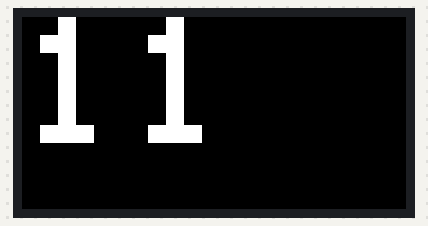
The sketch below on a simulated Arduino Uno, built with avr-gcc and run on an emulated ATmega328P. On the bench: 64×32 colour display.

Above: at 0.1 s.
At 1.2 s:
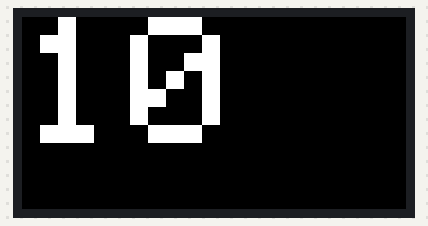
At 2.2 s:
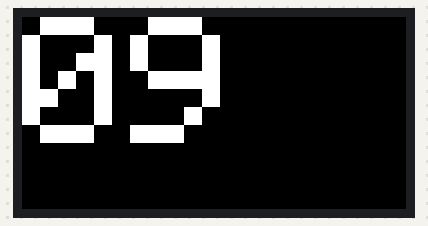
At 5.4 s:
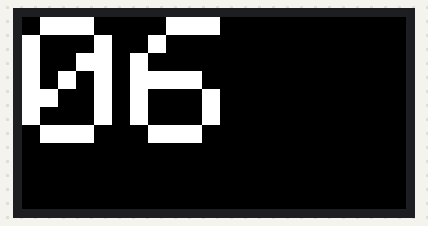
At 8.5 s:
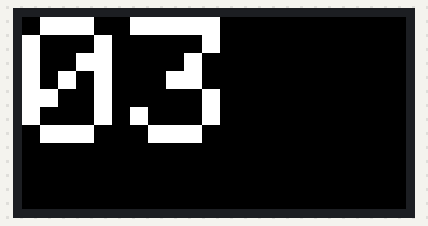
At 11.7 s:
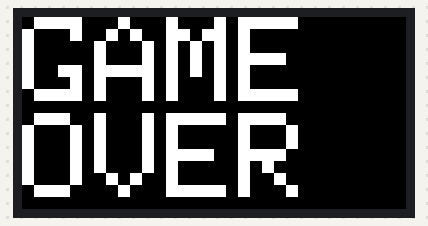

Measured:
- what the display in image 1 shows lasts 1.1 s, from 1.1 s to 2.2 s
- what the display in image 2 shows lasts 1.0 s, from 2.2 s to 3.2 s

The sketch:

screen.ino
```cpp
// testshapes demo for RGBmatrixPanel library.
// Demonstrates the drawing abilities of the RGBmatrixPanel library.
// For 32x64 RGB LED matrix.

// WILL NOT FIT on ARDUINO UNO -- requires a Mega, M0 or M4 board

#include <RGBmatrixPanel.h>

// Most of the signal pins are configurable, but the CLK pin has some
// special constraints.  On 8-bit AVR boards it must be on PORTB...
// Pin 11 works on the Arduino Mega.  On 32-bit SAMD boards it must be
// on the same PORT as the RGB data pins (D2-D7)...
// Pin 8 works on the Adafruit Metro M0 or Arduino Zero,
// Pin A4 works on the Adafruit Metro M4 (if using the Adafruit RGB
// Matrix Shield, cut trace between CLK pads and run a wire to A4).

//#define CLK  8   // USE THIS ON ADAFRUIT METRO M0, etc.
//#define CLK A4 // USE THIS ON METRO M4 (not M0)
#define CLK 11 // USE THIS ON ARDUINO MEGA
#define OE   9
#define LAT 10
#define A   A0
#define B   A1
#define C   A2
#define D   A3

RGBmatrixPanel matrix(A, B, C, D, CLK, LAT, OE, false, 64);

int timeLeft = 11;
bool over = false;

void setup() {

  matrix.begin();

  matrix.setTextSize(3);
  //matrix.setTextColor(matrix.Color333(7, 0, 0));
}

void loop() {
  if (over) return;

  matrix.fillScreen(matrix.Color333(0,0,0));

  matrix.setCursor(0,0);
  if (timeLeft >= 10)
    matrix.print(timeLeft);
  else if (timeLeft >= 1){
    matrix.print(0);
    matrix.print(timeLeft);
  }
  else {
    matrix.setTextSize(2);
    matrix.print("GAME OVER");
    over = true;
  }
  delay(1000);
  timeLeft--;
}


// Input a value 0 to 24 to get a color value.
// The colours are a transition r - g - b - back to r.
uint16_t Wheel(byte WheelPos) {
  if(WheelPos < 8) {
   return matrix.Color333(7 - WheelPos, WheelPos, 0);
  } else if(WheelPos < 16) {
   WheelPos -= 8;
   return matrix.Color333(0, 7-WheelPos, WheelPos);
  } else {
   WheelPos -= 16;
   return matrix.Color333(WheelPos, 0, 7 - WheelPos);
  }
}
```
